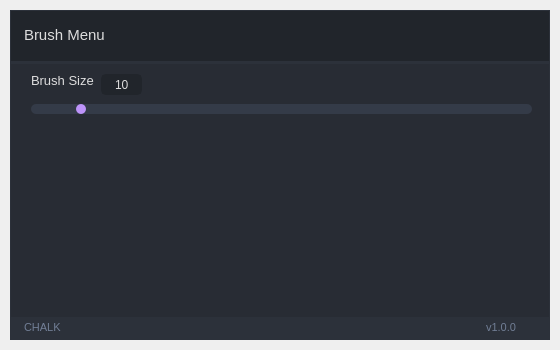
<?xml version="1.0" encoding="UTF-8"?>
<ui version="4.0">
 <author>Wanderson M. Pimenta</author>
 <class>BrushMenu</class>
 <widget class="QMainWindow" name="BrushMenu">
  <property name="geometry">
   <rect>
    <x>0</x>
    <y>0</y>
    <width>560</width>
    <height>350</height>
   </rect>
  </property>
  <property name="minimumSize">
   <size>
    <width>300</width>
    <height>280</height>
   </size>
  </property>
  <property name="windowTitle">
   <string>MainWindow</string>
  </property>
  <widget class="QWidget" name="styleSheet">
   <property name="font">
    <font>
     <family>Segoe UI</family>
     <pointsize>10</pointsize>
     <italic>false</italic>
     <bold>false</bold>
    </font>
   </property>
   <property name="styleSheet">
    <string notr="true">/* /////////////////////////////////////////////////////////////////////////////////////////////////

SET APP STYLESHEET - FULL STYLES HERE
DARK THEME - DRACULA COLOR BASED

///////////////////////////////////////////////////////////////////////////////////////////////// */

QWidget{
	color: rgb(221, 221, 221);
	font: 10pt &quot;Segoe UI&quot;;
}

/* /////////////////////////////////////////////////////////////////////////////////////////////////
Tooltip */
QToolTip {
	color: #ffffff;
	background-color: rgba(33, 37, 43, 180);
	border: 1px solid rgb(44, 49, 58);
	background-image: none;
	background-position: left center;
    background-repeat: no-repeat;
	border: none;
	border-left: 2px solid rgb(255, 121, 198);
	text-align: left;
	padding-left: 8px;
	margin: 0px;
}

/* /////////////////////////////////////////////////////////////////////////////////////////////////
Bg App */
#bgApp {	
	background-color: rgb(40, 44, 52);
	border: 1px solid rgb(44, 49, 58);
}

/* /////////////////////////////////////////////////////////////////////////////////////////////////
Left Menu */
#leftMenuBg {	
	background-color: rgb(33, 37, 43);
}
#topLogo {
	background-color: rgb(33, 37, 43);
	background-image: url(:/images/images/images/PyDracula.png);
	background-position: centered;
	background-repeat: no-repeat;
}
#titleLeftApp { font: 63 12pt &quot;Segoe UI Semibold&quot;; }
#titleLeftDescription { font: 8pt &quot;Segoe UI&quot;; color: rgb(189, 147, 249); }

/* MENUS */
#topMenu .QPushButton {	
	background-position: left center;
    background-repeat: no-repeat;
	border: none;
	border-left: 22px solid transparent;
	background-color: transparent;
	text-align: left;
	padding-left: 44px;
}
#topMenu .QPushButton:hover {
	background-color: rgb(40, 44, 52);
}
#topMenu .QPushButton:pressed {	
	background-color: rgb(189, 147, 249);
	color: rgb(255, 255, 255);
}
#bottomMenu .QPushButton {	
	background-position: left center;
    background-repeat: no-repeat;
	border: none;
	border-left: 20px solid transparent;
	background-color:transparent;
	text-align: left;
	padding-left: 44px;
}
#bottomMenu .QPushButton:hover {
	background-color: rgb(40, 44, 52);
}
#bottomMenu .QPushButton:pressed {	
	background-color: rgb(189, 147, 249);
	color: rgb(255, 255, 255);
}
#leftMenuFrame{
	border-top: 3px solid rgb(44, 49, 58);
}

/* Toggle Button */
#toggleButton {
	background-position: left center;
    background-repeat: no-repeat;
	border: none;
	border-left: 20px solid transparent;
	background-color: rgb(37, 41, 48);
	text-align: left;
	padding-left: 44px;
	color: rgb(113, 126, 149);
}
#toggleButton:hover {
	background-color: rgb(40, 44, 52);
}
#toggleButton:pressed {
	background-color: rgb(189, 147, 249);
}

/* Title Menu */
#titleRightInfo { padding-left: 10px; }


/* /////////////////////////////////////////////////////////////////////////////////////////////////
Extra Tab */
#extraLeftBox {	
	background-color: rgb(44, 49, 58);
}
#extraTopBg{	
	background-color: rgb(189, 147, 249)
}

/* Icon */
#extraIcon {
	background-position: center;
	background-repeat: no-repeat;
	background-image: url(:/icons/images/icons/icon_settings.png);
}

/* Label */
#extraLabel { color: rgb(255, 255, 255); }

/* Btn Close */
#extraCloseColumnBtn { background-color: rgba(255, 255, 255, 0); border: none;  border-radius: 5px; }
#extraCloseColumnBtn:hover { background-color: rgb(196, 161, 249); border-style: solid; border-radius: 4px; }
#extraCloseColumnBtn:pressed { background-color: rgb(180, 141, 238); border-style: solid; border-radius: 4px; }

/* Extra Content */
#extraContent{
	border-top: 3px solid rgb(40, 44, 52);
}

/* Extra Top Menus */
#extraTopMenu .QPushButton {
background-position: left center;
    background-repeat: no-repeat;
	border: none;
	border-left: 22px solid transparent;
	background-color:transparent;
	text-align: left;
	padding-left: 44px;
}
#extraTopMenu .QPushButton:hover {
	background-color: rgb(40, 44, 52);
}
#extraTopMenu .QPushButton:pressed {	
	background-color: rgb(189, 147, 249);
	color: rgb(255, 255, 255);
}

/* /////////////////////////////////////////////////////////////////////////////////////////////////
Content App */
#contentTopBg{	
	background-color: rgb(33, 37, 43);
}
#contentBottom{
	border-top: 3px solid rgb(44, 49, 58);
}

/* Top Buttons */
#rightButtons .QPushButton { background-color: rgba(255, 255, 255, 0); border: none;  border-radius: 5px; }
#rightButtons .QPushButton:hover { background-color: rgb(44, 49, 57); border-style: solid; border-radius: 4px; }
#rightButtons .QPushButton:pressed { background-color: rgb(23, 26, 30); border-style: solid; border-radius: 4px; }

/* Theme Settings */
#extraRightBox { background-color: rgb(44, 49, 58); }
#themeSettingsTopDetail { background-color: rgb(189, 147, 249); }

/* Bottom Bar */
#bottomBar { background-color: rgb(44, 49, 58); }
#bottomBar QLabel { font-size: 11px; color: rgb(113, 126, 149); padding-left: 10px; padding-right: 10px; padding-bottom: 2px; }

/* CONTENT SETTINGS */
/* MENUS */
#contentSettings .QPushButton {	
	background-position: left center;
    background-repeat: no-repeat;
	border: none;
	border-left: 22px solid transparent;
	background-color:transparent;
	text-align: left;
	padding-left: 44px;
}
#contentSettings .QPushButton:hover {
	background-color: rgb(40, 44, 52);
}
#contentSettings .QPushButton:pressed {	
	background-color: rgb(189, 147, 249);
	color: rgb(255, 255, 255);
}

/* /////////////////////////////////////////////////////////////////////////////////////////////////
QTableWidget */
QTableWidget {	
	background-color: transparent;
	padding: 10px;
	border-radius: 5px;
	gridline-color: rgb(44, 49, 58);
	border-bottom: 1px solid rgb(44, 49, 60);
}
QTableWidget::item{
	border-color: rgb(44, 49, 60);
	padding-left: 5px;
	padding-right: 5px;
	gridline-color: rgb(44, 49, 60);
}
QTableWidget::item:selected{
	background-color: rgb(189, 147, 249);
}
QHeaderView::section{
	background-color: rgb(33, 37, 43);
	max-width: 30px;
	border: 1px solid rgb(44, 49, 58);
	border-style: none;
    border-bottom: 1px solid rgb(44, 49, 60);
    border-right: 1px solid rgb(44, 49, 60);
}
QTableWidget::horizontalHeader {	
	background-color: rgb(33, 37, 43);
}
QHeaderView::section:horizontal
{
    border: 1px solid rgb(33, 37, 43);
	background-color: rgb(33, 37, 43);
	padding: 3px;
	border-top-left-radius: 7px;
    border-top-right-radius: 7px;
}
QHeaderView::section:vertical
{
    border: 1px solid rgb(44, 49, 60);
}

/* /////////////////////////////////////////////////////////////////////////////////////////////////
LineEdit */
QLineEdit {
	background-color: rgb(33, 37, 43);
	border-radius: 5px;
	border: 2px solid rgb(33, 37, 43);
	padding-left: 10px;
	selection-color: rgb(255, 255, 255);
	selection-background-color: rgb(255, 121, 198);
}
QLineEdit:hover {
	border: 2px solid rgb(64, 71, 88);
}
QLineEdit:focus {
	border: 2px solid rgb(91, 101, 124);
}

/* /////////////////////////////////////////////////////////////////////////////////////////////////
PlainTextEdit */
QPlainTextEdit {
	background-color: rgb(27, 29, 35);
	border-radius: 5px;
	padding: 10px;
	selection-color: rgb(255, 255, 255);
	selection-background-color: rgb(255, 121, 198);
}
QPlainTextEdit  QScrollBar:vertical {
    width: 8px;
 }
QPlainTextEdit  QScrollBar:horizontal {
    height: 8px;
 }
QPlainTextEdit:hover {
	border: 2px solid rgb(64, 71, 88);
}
QPlainTextEdit:focus {
	border: 2px solid rgb(91, 101, 124);
}

/* /////////////////////////////////////////////////////////////////////////////////////////////////
ScrollBars */
QScrollBar:horizontal {
    border: none;
    background: rgb(52, 59, 72);
    height: 8px;
    margin: 0px 21px 0 21px;
	border-radius: 0px;
}
QScrollBar::handle:horizontal {
    background: rgb(189, 147, 249);
    min-width: 25px;
	border-radius: 4px
}
QScrollBar::add-line:horizontal {
    border: none;
    background: rgb(55, 63, 77);
    width: 20px;
	border-top-right-radius: 4px;
    border-bottom-right-radius: 4px;
    subcontrol-position: right;
    subcontrol-origin: margin;
}
QScrollBar::sub-line:horizontal {
    border: none;
    background: rgb(55, 63, 77);
    width: 20px;
	border-top-left-radius: 4px;
    border-bottom-left-radius: 4px;
    subcontrol-position: left;
    subcontrol-origin: margin;
}
QScrollBar::up-arrow:horizontal, QScrollBar::down-arrow:horizontal
{
     background: none;
}
QScrollBar::add-page:horizontal, QScrollBar::sub-page:horizontal
{
     background: none;
}
 QScrollBar:vertical {
	border: none;
    background: rgb(52, 59, 72);
    width: 8px;
    margin: 21px 0 21px 0;
	border-radius: 0px;
 }
 QScrollBar::handle:vertical {	
	background: rgb(189, 147, 249);
    min-height: 25px;
	border-radius: 4px
 }
 QScrollBar::add-line:vertical {
     border: none;
    background: rgb(55, 63, 77);
     height: 20px;
	border-bottom-left-radius: 4px;
    border-bottom-right-radius: 4px;
     subcontrol-position: bottom;
     subcontrol-origin: margin;
 }
 QScrollBar::sub-line:vertical {
	border: none;
    background: rgb(55, 63, 77);
     height: 20px;
	border-top-left-radius: 4px;
    border-top-right-radius: 4px;
     subcontrol-position: top;
     subcontrol-origin: margin;
 }
 QScrollBar::up-arrow:vertical, QScrollBar::down-arrow:vertical {
     background: none;
 }

 QScrollBar::add-page:vertical, QScrollBar::sub-page:vertical {
     background: none;
 }

/* /////////////////////////////////////////////////////////////////////////////////////////////////
CheckBox */
QCheckBox::indicator {
    border: 3px solid rgb(52, 59, 72);
	width: 15px;
	height: 15px;
	border-radius: 10px;
    background: rgb(44, 49, 60);
}
QCheckBox::indicator:hover {
    border: 3px solid rgb(58, 66, 81);
}
QCheckBox::indicator:checked {
    background: 3px solid rgb(52, 59, 72);
	border: 3px solid rgb(52, 59, 72);	
	background-image: url(:/icons/images/icons/cil-check-alt.png);
}

/* /////////////////////////////////////////////////////////////////////////////////////////////////
RadioButton */
QRadioButton::indicator {
    border: 3px solid rgb(52, 59, 72);
	width: 15px;
	height: 15px;
	border-radius: 10px;
    background: rgb(44, 49, 60);
}
QRadioButton::indicator:hover {
    border: 3px solid rgb(58, 66, 81);
}
QRadioButton::indicator:checked {
    background: 3px solid rgb(94, 106, 130);
	border: 3px solid rgb(52, 59, 72);	
}

/* /////////////////////////////////////////////////////////////////////////////////////////////////
ComboBox */
QComboBox{
	background-color: rgb(27, 29, 35);
	border-radius: 5px;
	border: 2px solid rgb(33, 37, 43);
	padding: 5px;
	padding-left: 10px;
}
QComboBox:hover{
	border: 2px solid rgb(64, 71, 88);
}
QComboBox::drop-down {
	subcontrol-origin: padding;
	subcontrol-position: top right;
	width: 25px; 
	border-left-width: 3px;
	border-left-color: rgba(39, 44, 54, 150);
	border-left-style: solid;
	border-top-right-radius: 3px;
	border-bottom-right-radius: 3px;	
	background-image: url(:/icons/images/icons/cil-arrow-bottom.png);
	background-position: center;
	background-repeat: no-reperat;
 }
QComboBox QAbstractItemView {
	color: rgb(255, 121, 198);	
	background-color: rgb(33, 37, 43);
	padding: 10px;
	selection-background-color: rgb(39, 44, 54);
}

/* /////////////////////////////////////////////////////////////////////////////////////////////////
Sliders */
QSlider::groove:horizontal {
    border-radius: 5px;
    height: 10px;
	margin: 0px;
	background-color: rgb(52, 59, 72);
}
QSlider::groove:horizontal:hover {
	background-color: rgb(55, 62, 76);
}
QSlider::handle:horizontal {
    background-color: rgb(189, 147, 249);
    border: none;
    height: 10px;
    width: 10px;
    margin: 0px;
	border-radius: 5px;
}
QSlider::handle:horizontal:hover {
    background-color: rgb(195, 155, 255);
}
QSlider::handle:horizontal:pressed {
    background-color: rgb(255, 121, 198);
}

QSlider::groove:vertical {
    border-radius: 5px;
    width: 10px;
    margin: 0px;
	background-color: rgb(52, 59, 72);
}
QSlider::groove:vertical:hover {
	background-color: rgb(55, 62, 76);
}
QSlider::handle:vertical {
    background-color: rgb(189, 147, 249);
	border: none;
    height: 10px;
    width: 10px;
    margin: 0px;
	border-radius: 5px;
}
QSlider::handle:vertical:hover {
    background-color: rgb(195, 155, 255);
}
QSlider::handle:vertical:pressed {
    background-color: rgb(255, 121, 198);
}

/* /////////////////////////////////////////////////////////////////////////////////////////////////
CommandLinkButton */
QCommandLinkButton {	
	color: rgb(255, 121, 198);
	border-radius: 5px;
	padding: 5px;
	color: rgb(255, 170, 255);
}
QCommandLinkButton:hover {	
	color: rgb(255, 170, 255);
	background-color: rgb(44, 49, 60);
}
QCommandLinkButton:pressed {	
	color: rgb(189, 147, 249);
	background-color: rgb(52, 58, 71);
}

/* /////////////////////////////////////////////////////////////////////////////////////////////////
Button */
#pagesContainer QPushButton {
	border: 2px solid rgb(52, 59, 72);
	border-radius: 5px;	
	background-color: rgb(52, 59, 72);
}
#pagesContainer QPushButton:hover {
	background-color: rgb(57, 65, 80);
	border: 2px solid rgb(61, 70, 86);
}
#pagesContainer QPushButton:pressed {	
	background-color: rgb(35, 40, 49);
	border: 2px solid rgb(43, 50, 61);
}

</string>
   </property>
   <layout class="QVBoxLayout" name="appMargins">
    <property name="spacing">
     <number>0</number>
    </property>
    <property name="leftMargin">
     <number>10</number>
    </property>
    <property name="topMargin">
     <number>10</number>
    </property>
    <property name="rightMargin">
     <number>10</number>
    </property>
    <property name="bottomMargin">
     <number>10</number>
    </property>
    <item>
     <widget class="QFrame" name="bgApp">
      <property name="enabled">
       <bool>true</bool>
      </property>
      <property name="styleSheet">
       <string notr="true"/>
      </property>
      <property name="frameShape">
       <enum>QFrame::NoFrame</enum>
      </property>
      <property name="frameShadow">
       <enum>QFrame::Raised</enum>
      </property>
      <layout class="QHBoxLayout" name="horizontalLayout_6">
       <property name="spacing">
        <number>0</number>
       </property>
       <property name="leftMargin">
        <number>0</number>
       </property>
       <property name="topMargin">
        <number>0</number>
       </property>
       <property name="rightMargin">
        <number>0</number>
       </property>
       <property name="bottomMargin">
        <number>0</number>
       </property>
       <item>
        <widget class="QFrame" name="contentBox">
         <property name="frameShape">
          <enum>QFrame::NoFrame</enum>
         </property>
         <property name="frameShadow">
          <enum>QFrame::Raised</enum>
         </property>
         <layout class="QVBoxLayout" name="verticalLayout_2">
          <property name="spacing">
           <number>0</number>
          </property>
          <property name="leftMargin">
           <number>0</number>
          </property>
          <property name="topMargin">
           <number>0</number>
          </property>
          <property name="rightMargin">
           <number>0</number>
          </property>
          <property name="bottomMargin">
           <number>0</number>
          </property>
          <item>
           <widget class="QFrame" name="contentTopBg">
            <property name="minimumSize">
             <size>
              <width>0</width>
              <height>50</height>
             </size>
            </property>
            <property name="maximumSize">
             <size>
              <width>16777215</width>
              <height>50</height>
             </size>
            </property>
            <property name="frameShape">
             <enum>QFrame::NoFrame</enum>
            </property>
            <property name="frameShadow">
             <enum>QFrame::Raised</enum>
            </property>
            <layout class="QHBoxLayout" name="horizontalLayout">
             <property name="spacing">
              <number>0</number>
             </property>
             <property name="leftMargin">
              <number>0</number>
             </property>
             <property name="topMargin">
              <number>0</number>
             </property>
             <property name="rightMargin">
              <number>10</number>
             </property>
             <property name="bottomMargin">
              <number>0</number>
             </property>
             <item>
              <widget class="QFrame" name="leftBox">
               <property name="sizePolicy">
                <sizepolicy hsizetype="Expanding" vsizetype="Preferred">
                 <horstretch>0</horstretch>
                 <verstretch>0</verstretch>
                </sizepolicy>
               </property>
               <property name="frameShape">
                <enum>QFrame::NoFrame</enum>
               </property>
               <property name="frameShadow">
                <enum>QFrame::Raised</enum>
               </property>
               <layout class="QHBoxLayout" name="horizontalLayout_3">
                <property name="spacing">
                 <number>0</number>
                </property>
                <property name="leftMargin">
                 <number>0</number>
                </property>
                <property name="topMargin">
                 <number>0</number>
                </property>
                <property name="rightMargin">
                 <number>0</number>
                </property>
                <property name="bottomMargin">
                 <number>0</number>
                </property>
                <item>
                 <widget class="QLabel" name="titleRightInfo">
                  <property name="sizePolicy">
                   <sizepolicy hsizetype="Preferred" vsizetype="Expanding">
                    <horstretch>0</horstretch>
                    <verstretch>0</verstretch>
                   </sizepolicy>
                  </property>
                  <property name="maximumSize">
                   <size>
                    <width>16777215</width>
                    <height>45</height>
                   </size>
                  </property>
                  <property name="font">
                   <font>
                    <family>Segoe UI</family>
                    <pointsize>10</pointsize>
                    <italic>false</italic>
                    <bold>false</bold>
                   </font>
                  </property>
                  <property name="text">
                   <string>&lt;html&gt;&lt;head/&gt;&lt;body&gt;&lt;p&gt;&lt;span style=&quot; font-size:11pt;&quot;&gt;Brush Menu&lt;/span&gt;&lt;/p&gt;&lt;/body&gt;&lt;/html&gt;</string>
                  </property>
                  <property name="alignment">
                   <set>Qt::AlignLeading|Qt::AlignLeft|Qt::AlignVCenter</set>
                  </property>
                 </widget>
                </item>
               </layout>
              </widget>
             </item>
             <item alignment="Qt::AlignRight">
              <widget class="QFrame" name="rightButtons">
               <property name="minimumSize">
                <size>
                 <width>0</width>
                 <height>28</height>
                </size>
               </property>
               <property name="frameShape">
                <enum>QFrame::NoFrame</enum>
               </property>
               <property name="frameShadow">
                <enum>QFrame::Raised</enum>
               </property>
               <layout class="QHBoxLayout" name="horizontalLayout_2">
                <property name="spacing">
                 <number>5</number>
                </property>
                <property name="leftMargin">
                 <number>0</number>
                </property>
                <property name="topMargin">
                 <number>0</number>
                </property>
                <property name="rightMargin">
                 <number>0</number>
                </property>
                <property name="bottomMargin">
                 <number>0</number>
                </property>
                <item>
                 <widget class="QPushButton" name="minimizeAppBtn">
                  <property name="minimumSize">
                   <size>
                    <width>28</width>
                    <height>28</height>
                   </size>
                  </property>
                  <property name="maximumSize">
                   <size>
                    <width>28</width>
                    <height>28</height>
                   </size>
                  </property>
                  <property name="cursor">
                   <cursorShape>PointingHandCursor</cursorShape>
                  </property>
                  <property name="toolTip">
                   <string>Minimize</string>
                  </property>
                  <property name="text">
                   <string/>
                  </property>
                  <property name="icon">
                   <iconset resource="../resources.qrc">
                    <normaloff>:/icons/images/icons/icon_minimize.png</normaloff>:/icons/images/icons/icon_minimize.png</iconset>
                  </property>
                  <property name="iconSize">
                   <size>
                    <width>20</width>
                    <height>20</height>
                   </size>
                  </property>
                 </widget>
                </item>
                <item>
                 <widget class="QPushButton" name="maximizeRestoreAppBtn">
                  <property name="minimumSize">
                   <size>
                    <width>28</width>
                    <height>28</height>
                   </size>
                  </property>
                  <property name="maximumSize">
                   <size>
                    <width>28</width>
                    <height>28</height>
                   </size>
                  </property>
                  <property name="font">
                   <font>
                    <family>Segoe UI</family>
                    <pointsize>10</pointsize>
                    <italic>false</italic>
                    <bold>false</bold>
                    <stylestrategy>PreferDefault</stylestrategy>
                   </font>
                  </property>
                  <property name="cursor">
                   <cursorShape>PointingHandCursor</cursorShape>
                  </property>
                  <property name="toolTip">
                   <string>Maximize</string>
                  </property>
                  <property name="styleSheet">
                   <string notr="true"/>
                  </property>
                  <property name="text">
                   <string/>
                  </property>
                  <property name="icon">
                   <iconset resource="../resources.qrc">
                    <normaloff>:/icons/images/icons/icon_maximize.png</normaloff>:/icons/images/icons/icon_maximize.png</iconset>
                  </property>
                  <property name="iconSize">
                   <size>
                    <width>20</width>
                    <height>20</height>
                   </size>
                  </property>
                 </widget>
                </item>
                <item>
                 <widget class="QPushButton" name="closeAppBtn">
                  <property name="minimumSize">
                   <size>
                    <width>28</width>
                    <height>28</height>
                   </size>
                  </property>
                  <property name="maximumSize">
                   <size>
                    <width>28</width>
                    <height>28</height>
                   </size>
                  </property>
                  <property name="cursor">
                   <cursorShape>PointingHandCursor</cursorShape>
                  </property>
                  <property name="toolTip">
                   <string>Close</string>
                  </property>
                  <property name="text">
                   <string/>
                  </property>
                  <property name="icon">
                   <iconset resource="../resources.qrc">
                    <normaloff>:/icons/images/icons/icon_close.png</normaloff>:/icons/images/icons/icon_close.png</iconset>
                  </property>
                  <property name="iconSize">
                   <size>
                    <width>20</width>
                    <height>20</height>
                   </size>
                  </property>
                 </widget>
                </item>
               </layout>
              </widget>
             </item>
            </layout>
           </widget>
          </item>
          <item>
           <widget class="QFrame" name="contentBottom">
            <property name="frameShape">
             <enum>QFrame::NoFrame</enum>
            </property>
            <property name="frameShadow">
             <enum>QFrame::Raised</enum>
            </property>
            <layout class="QVBoxLayout" name="verticalLayout_6">
             <property name="spacing">
              <number>0</number>
             </property>
             <property name="leftMargin">
              <number>0</number>
             </property>
             <property name="topMargin">
              <number>0</number>
             </property>
             <property name="rightMargin">
              <number>0</number>
             </property>
             <property name="bottomMargin">
              <number>0</number>
             </property>
             <item>
              <widget class="QFrame" name="content">
               <property name="frameShape">
                <enum>QFrame::NoFrame</enum>
               </property>
               <property name="frameShadow">
                <enum>QFrame::Raised</enum>
               </property>
               <layout class="QHBoxLayout" name="horizontalLayout_4">
                <property name="spacing">
                 <number>0</number>
                </property>
                <property name="leftMargin">
                 <number>0</number>
                </property>
                <property name="topMargin">
                 <number>0</number>
                </property>
                <property name="rightMargin">
                 <number>0</number>
                </property>
                <property name="bottomMargin">
                 <number>0</number>
                </property>
                <item>
                 <widget class="QFrame" name="pagesContainer">
                  <property name="styleSheet">
                   <string notr="true"/>
                  </property>
                  <property name="frameShape">
                   <enum>QFrame::NoFrame</enum>
                  </property>
                  <property name="frameShadow">
                   <enum>QFrame::Raised</enum>
                  </property>
                  <widget class="QLabel" name="labelBoxBlenderInstalation_2">
                   <property name="geometry">
                    <rect>
                     <x>20</x>
                     <y>6</y>
                     <width>81</width>
                     <height>21</height>
                    </rect>
                   </property>
                   <property name="font">
                    <font>
                     <family>Segoe UI</family>
                     <pointsize>10</pointsize>
                     <italic>false</italic>
                     <bold>false</bold>
                    </font>
                   </property>
                   <property name="styleSheet">
                    <string notr="true"/>
                   </property>
                   <property name="text">
                    <string>Brush Size</string>
                   </property>
                  </widget>
                  <widget class="QSlider" name="brushSizeSlider">
                   <property name="geometry">
                    <rect>
                     <x>20</x>
                     <y>30</y>
                     <width>501</width>
                     <height>31</height>
                    </rect>
                   </property>
                   <property name="minimum">
                    <number>1</number>
                   </property>
                   <property name="maximum">
                    <number>100</number>
                   </property>
                   <property name="value">
                    <number>10</number>
                   </property>
                   <property name="orientation">
                    <enum>Qt::Horizontal</enum>
                   </property>
                  </widget>
                  <widget class="QLineEdit" name="brushSizeText">
                   <property name="geometry">
                    <rect>
                     <x>90</x>
                     <y>10</y>
                     <width>41</width>
                     <height>21</height>
                    </rect>
                   </property>
                   <property name="minimumSize">
                    <size>
                     <width>0</width>
                     <height>15</height>
                    </size>
                   </property>
                   <property name="styleSheet">
                    <string notr="true">background-color: rgb(33, 37, 43);</string>
                   </property>
                   <property name="text">
                    <string>10</string>
                   </property>
                   <property name="readOnly">
                    <bool>true</bool>
                   </property>
                   <property name="placeholderText">
                    <string>Type here</string>
                   </property>
                  </widget>
                 </widget>
                </item>
               </layout>
              </widget>
             </item>
             <item>
              <widget class="QFrame" name="bottomBar">
               <property name="minimumSize">
                <size>
                 <width>0</width>
                 <height>22</height>
                </size>
               </property>
               <property name="maximumSize">
                <size>
                 <width>16777215</width>
                 <height>22</height>
                </size>
               </property>
               <property name="frameShape">
                <enum>QFrame::NoFrame</enum>
               </property>
               <property name="frameShadow">
                <enum>QFrame::Raised</enum>
               </property>
               <layout class="QHBoxLayout" name="horizontalLayout_5">
                <property name="spacing">
                 <number>0</number>
                </property>
                <property name="leftMargin">
                 <number>0</number>
                </property>
                <property name="topMargin">
                 <number>0</number>
                </property>
                <property name="rightMargin">
                 <number>0</number>
                </property>
                <property name="bottomMargin">
                 <number>0</number>
                </property>
                <item>
                 <widget class="QLabel" name="creditsLabel">
                  <property name="maximumSize">
                   <size>
                    <width>16777215</width>
                    <height>16</height>
                   </size>
                  </property>
                  <property name="font">
                   <font>
                    <family>Segoe UI</family>
                    <pointsize>-1</pointsize>
                    <italic>false</italic>
                    <bold>false</bold>
                   </font>
                  </property>
                  <property name="text">
                   <string>CHALK</string>
                  </property>
                  <property name="alignment">
                   <set>Qt::AlignLeading|Qt::AlignLeft|Qt::AlignVCenter</set>
                  </property>
                 </widget>
                </item>
                <item>
                 <widget class="QLabel" name="version">
                  <property name="text">
                   <string>v1.0.0</string>
                  </property>
                  <property name="alignment">
                   <set>Qt::AlignRight|Qt::AlignTrailing|Qt::AlignVCenter</set>
                  </property>
                 </widget>
                </item>
                <item>
                 <widget class="QFrame" name="frame_size_grip">
                  <property name="minimumSize">
                   <size>
                    <width>20</width>
                    <height>0</height>
                   </size>
                  </property>
                  <property name="maximumSize">
                   <size>
                    <width>20</width>
                    <height>16777215</height>
                   </size>
                  </property>
                  <property name="frameShape">
                   <enum>QFrame::NoFrame</enum>
                  </property>
                  <property name="frameShadow">
                   <enum>QFrame::Raised</enum>
                  </property>
                 </widget>
                </item>
               </layout>
              </widget>
             </item>
            </layout>
           </widget>
          </item>
         </layout>
        </widget>
       </item>
      </layout>
     </widget>
    </item>
   </layout>
  </widget>
 </widget>
 <resources>
  <include location="../resources.qrc"/>
 </resources>
 <connections/>
</ui>
